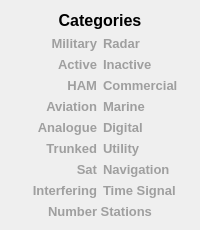
                <widget class="QWidget" name="widget_3" native="true">
                 <property name="sizePolicy">
                  <sizepolicy hsizetype="Fixed" vsizetype="Fixed">
                   <horstretch>0</horstretch>
                   <verstretch>0</verstretch>
                  </sizepolicy>
                 </property>
                 <layout class="QVBoxLayout" name="verticalLayout_2">
                  <item>
                   <widget class="QLabel" name="label_11">
                    <property name="sizePolicy">
                     <sizepolicy hsizetype="Preferred" vsizetype="Preferred">
                      <horstretch>0</horstretch>
                      <verstretch>0</verstretch>
                     </sizepolicy>
                    </property>
                    <property name="font">
                     <font>
                      <pointsize>12</pointsize>
                      <weight>75</weight>
                      <bold>true</bold>
                     </font>
                    </property>
                    <property name="text">
                     <string>Categories</string>
                    </property>
                    <property name="alignment">
                     <set>Qt::AlignBottom|Qt::AlignHCenter</set>
                    </property>
                   </widget>
                  </item>
                  <item>
                   <layout class="QHBoxLayout" name="horizontalLayout_4">
                    <item>
                     <widget class="QLabel" name="cat_mil">
                      <property name="sizePolicy">
                       <sizepolicy hsizetype="Preferred" vsizetype="Preferred">
                        <horstretch>0</horstretch>
                        <verstretch>0</verstretch>
                       </sizepolicy>
                      </property>
                      <property name="font">
                       <font>
                        <pointsize>10</pointsize>
                        <weight>75</weight>
                        <bold>true</bold>
                       </font>
                      </property>
                      <property name="styleSheet">
                       <string notr="true">color: #9f9f9f;</string>
                      </property>
                      <property name="text">
                       <string>Military</string>
                      </property>
                      <property name="alignment">
                       <set>Qt::AlignRight|Qt::AlignTrailing|Qt::AlignVCenter</set>
                      </property>
                     </widget>
                    </item>
                    <item>
                     <widget class="QLabel" name="cat_rad">
                      <property name="sizePolicy">
                       <sizepolicy hsizetype="Preferred" vsizetype="Preferred">
                        <horstretch>0</horstretch>
                        <verstretch>0</verstretch>
                       </sizepolicy>
                      </property>
                      <property name="font">
                       <font>
                        <pointsize>10</pointsize>
                        <weight>75</weight>
                        <bold>true</bold>
                       </font>
                      </property>
                      <property name="styleSheet">
                       <string notr="true">color: #9f9f9f;</string>
                      </property>
                      <property name="text">
                       <string>Radar</string>
                      </property>
                      <property name="alignment">
                       <set>Qt::AlignLeading|Qt::AlignLeft|Qt::AlignVCenter</set>
                      </property>
                     </widget>
                    </item>
                   </layout>
                  </item>
                  <item>
                   <layout class="QHBoxLayout" name="horizontalLayout_5">
                    <item>
                     <widget class="QLabel" name="cat_active">
                      <property name="sizePolicy">
                       <sizepolicy hsizetype="Preferred" vsizetype="Preferred">
                        <horstretch>0</horstretch>
                        <verstretch>0</verstretch>
                       </sizepolicy>
                      </property>
                      <property name="font">
                       <font>
                        <pointsize>10</pointsize>
                        <weight>75</weight>
                        <bold>true</bold>
                       </font>
                      </property>
                      <property name="styleSheet">
                       <string notr="true">color: #9f9f9f;</string>
                      </property>
                      <property name="text">
                       <string>Active</string>
                      </property>
                      <property name="alignment">
                       <set>Qt::AlignRight|Qt::AlignTrailing|Qt::AlignVCenter</set>
                      </property>
                     </widget>
                    </item>
                    <item>
                     <widget class="QLabel" name="cat_inactive">
                      <property name="sizePolicy">
                       <sizepolicy hsizetype="Preferred" vsizetype="Preferred">
                        <horstretch>0</horstretch>
                        <verstretch>0</verstretch>
                       </sizepolicy>
                      </property>
                      <property name="font">
                       <font>
                        <pointsize>10</pointsize>
                        <weight>75</weight>
                        <bold>true</bold>
                       </font>
                      </property>
                      <property name="styleSheet">
                       <string notr="true">color: #9f9f9f;</string>
                      </property>
                      <property name="text">
                       <string>Inactive</string>
                      </property>
                      <property name="alignment">
                       <set>Qt::AlignLeading|Qt::AlignLeft|Qt::AlignVCenter</set>
                      </property>
                     </widget>
                    </item>
                   </layout>
                  </item>
                  <item>
                   <layout class="QHBoxLayout" name="horizontalLayout_6">
                    <item>
                     <widget class="QLabel" name="cat_ham">
                      <property name="sizePolicy">
                       <sizepolicy hsizetype="Preferred" vsizetype="Preferred">
                        <horstretch>0</horstretch>
                        <verstretch>0</verstretch>
                       </sizepolicy>
                      </property>
                      <property name="font">
                       <font>
                        <pointsize>10</pointsize>
                        <weight>75</weight>
                        <bold>true</bold>
                       </font>
                      </property>
                      <property name="styleSheet">
                       <string notr="true">color: #9f9f9f;</string>
                      </property>
                      <property name="text">
                       <string>HAM</string>
                      </property>
                      <property name="alignment">
                       <set>Qt::AlignRight|Qt::AlignTrailing|Qt::AlignVCenter</set>
                      </property>
                     </widget>
                    </item>
                    <item>
                     <widget class="QLabel" name="cat_comm">
                      <property name="sizePolicy">
                       <sizepolicy hsizetype="Preferred" vsizetype="Preferred">
                        <horstretch>0</horstretch>
                        <verstretch>0</verstretch>
                       </sizepolicy>
                      </property>
                      <property name="font">
                       <font>
                        <pointsize>10</pointsize>
                        <weight>75</weight>
                        <bold>true</bold>
                       </font>
                      </property>
                      <property name="styleSheet">
                       <string notr="true">color: #9f9f9f;</string>
                      </property>
                      <property name="text">
                       <string>Commercial</string>
                      </property>
                      <property name="alignment">
                       <set>Qt::AlignLeading|Qt::AlignLeft|Qt::AlignVCenter</set>
                      </property>
                     </widget>
                    </item>
                   </layout>
                  </item>
                  <item>
                   <layout class="QHBoxLayout" name="horizontalLayout_7">
                    <item>
                     <widget class="QLabel" name="cat_avi">
                      <property name="sizePolicy">
                       <sizepolicy hsizetype="Preferred" vsizetype="Preferred">
                        <horstretch>0</horstretch>
                        <verstretch>0</verstretch>
                       </sizepolicy>
                      </property>
                      <property name="font">
                       <font>
                        <pointsize>10</pointsize>
                        <weight>75</weight>
                        <bold>true</bold>
                       </font>
                      </property>
                      <property name="styleSheet">
                       <string notr="true">color: #9f9f9f;</string>
                      </property>
                      <property name="text">
                       <string>Aviation</string>
                      </property>
                      <property name="alignment">
                       <set>Qt::AlignRight|Qt::AlignTrailing|Qt::AlignVCenter</set>
                      </property>
                     </widget>
                    </item>
                    <item>
                     <widget class="QLabel" name="cat_mar">
                      <property name="sizePolicy">
                       <sizepolicy hsizetype="Preferred" vsizetype="Preferred">
                        <horstretch>0</horstretch>
                        <verstretch>0</verstretch>
                       </sizepolicy>
                      </property>
                      <property name="font">
                       <font>
                        <pointsize>10</pointsize>
                        <weight>75</weight>
                        <bold>true</bold>
                       </font>
                      </property>
                      <property name="styleSheet">
                       <string notr="true">color: #9f9f9f;</string>
                      </property>
                      <property name="text">
                       <string>Marine</string>
                      </property>
                      <property name="alignment">
                       <set>Qt::AlignLeading|Qt::AlignLeft|Qt::AlignVCenter</set>
                      </property>
                     </widget>
                    </item>
                   </layout>
                  </item>
                  <item>
                   <layout class="QHBoxLayout" name="horizontalLayout_8">
                    <item>
                     <widget class="QLabel" name="cat_ana">
                      <property name="sizePolicy">
                       <sizepolicy hsizetype="Preferred" vsizetype="Preferred">
                        <horstretch>0</horstretch>
                        <verstretch>0</verstretch>
                       </sizepolicy>
                      </property>
                      <property name="font">
                       <font>
                        <pointsize>10</pointsize>
                        <weight>75</weight>
                        <bold>true</bold>
                       </font>
                      </property>
                      <property name="styleSheet">
                       <string notr="true">color: #9f9f9f;</string>
                      </property>
                      <property name="text">
                       <string>Analogue</string>
                      </property>
                      <property name="alignment">
                       <set>Qt::AlignRight|Qt::AlignTrailing|Qt::AlignVCenter</set>
                      </property>
                     </widget>
                    </item>
                    <item>
                     <widget class="QLabel" name="cat_dig">
                      <property name="sizePolicy">
                       <sizepolicy hsizetype="Preferred" vsizetype="Preferred">
                        <horstretch>0</horstretch>
                        <verstretch>0</verstretch>
                       </sizepolicy>
                      </property>
                      <property name="font">
                       <font>
                        <pointsize>10</pointsize>
                        <weight>75</weight>
                        <bold>true</bold>
                       </font>
                      </property>
                      <property name="styleSheet">
                       <string notr="true">color: #9f9f9f;</string>
                      </property>
                      <property name="text">
                       <string>Digital</string>
                      </property>
                      <property name="alignment">
                       <set>Qt::AlignLeading|Qt::AlignLeft|Qt::AlignVCenter</set>
                      </property>
                     </widget>
                    </item>
                   </layout>
                  </item>
                  <item>
                   <layout class="QHBoxLayout" name="horizontalLayout_9">
                    <item>
                     <widget class="QLabel" name="cat_trunked">
                      <property name="sizePolicy">
                       <sizepolicy hsizetype="Preferred" vsizetype="Preferred">
                        <horstretch>0</horstretch>
                        <verstretch>0</verstretch>
                       </sizepolicy>
                      </property>
                      <property name="font">
                       <font>
                        <pointsize>10</pointsize>
                        <weight>75</weight>
                        <bold>true</bold>
                       </font>
                      </property>
                      <property name="styleSheet">
                       <string notr="true">color: #9f9f9f;</string>
                      </property>
                      <property name="text">
                       <string>Trunked</string>
                      </property>
                      <property name="alignment">
                       <set>Qt::AlignRight|Qt::AlignTrailing|Qt::AlignVCenter</set>
                      </property>
                     </widget>
                    </item>
                    <item>
                     <widget class="QLabel" name="cat_utility">
                      <property name="sizePolicy">
                       <sizepolicy hsizetype="Preferred" vsizetype="Preferred">
                        <horstretch>0</horstretch>
                        <verstretch>0</verstretch>
                       </sizepolicy>
                      </property>
                      <property name="font">
                       <font>
                        <pointsize>10</pointsize>
                        <weight>75</weight>
                        <bold>true</bold>
                       </font>
                      </property>
                      <property name="styleSheet">
                       <string notr="true">color: #9f9f9f;</string>
                      </property>
                      <property name="text">
                       <string>Utility</string>
                      </property>
                      <property name="alignment">
                       <set>Qt::AlignLeading|Qt::AlignLeft|Qt::AlignVCenter</set>
                      </property>
                     </widget>
                    </item>
                   </layout>
                  </item>
                  <item>
                   <layout class="QHBoxLayout" name="horizontalLayout_10">
                    <item>
                     <widget class="QLabel" name="cat_sat">
                      <property name="sizePolicy">
                       <sizepolicy hsizetype="Preferred" vsizetype="Preferred">
                        <horstretch>0</horstretch>
                        <verstretch>0</verstretch>
                       </sizepolicy>
                      </property>
                      <property name="font">
                       <font>
                        <pointsize>10</pointsize>
                        <weight>75</weight>
                        <bold>true</bold>
                       </font>
                      </property>
                      <property name="styleSheet">
                       <string notr="true">color: #9f9f9f;</string>
                      </property>
                      <property name="text">
                       <string>Sat</string>
                      </property>
                      <property name="alignment">
                       <set>Qt::AlignRight|Qt::AlignTrailing|Qt::AlignVCenter</set>
                      </property>
                     </widget>
                    </item>
                    <item>
                     <widget class="QLabel" name="cat_navi">
                      <property name="sizePolicy">
                       <sizepolicy hsizetype="Preferred" vsizetype="Preferred">
                        <horstretch>0</horstretch>
                        <verstretch>0</verstretch>
                       </sizepolicy>
                      </property>
                      <property name="font">
                       <font>
                        <pointsize>10</pointsize>
                        <weight>75</weight>
                        <bold>true</bold>
                       </font>
                      </property>
                      <property name="styleSheet">
                       <string notr="true">color: #9f9f9f;</string>
                      </property>
                      <property name="text">
                       <string>Navigation</string>
                      </property>
                      <property name="alignment">
                       <set>Qt::AlignLeading|Qt::AlignLeft|Qt::AlignVCenter</set>
                      </property>
                     </widget>
                    </item>
                   </layout>
                  </item>
                  <item>
                   <layout class="QHBoxLayout" name="horizontalLayout_11">
                    <item>
                     <widget class="QLabel" name="cat_interf">
                      <property name="sizePolicy">
                       <sizepolicy hsizetype="Preferred" vsizetype="Preferred">
                        <horstretch>0</horstretch>
                        <verstretch>0</verstretch>
                       </sizepolicy>
                      </property>
                      <property name="font">
                       <font>
                        <pointsize>10</pointsize>
                        <weight>75</weight>
                        <bold>true</bold>
                       </font>
                      </property>
                      <property name="styleSheet">
                       <string notr="true">color: #9f9f9f;</string>
                      </property>
                      <property name="text">
                       <string>Interfering</string>
                      </property>
                      <property name="alignment">
                       <set>Qt::AlignRight|Qt::AlignTrailing|Qt::AlignVCenter</set>
                      </property>
                     </widget>
                    </item>
                    <item>
                     <widget class="QLabel" name="cat_time_sig">
                      <property name="sizePolicy">
                       <sizepolicy hsizetype="Preferred" vsizetype="Preferred">
                        <horstretch>0</horstretch>
                        <verstretch>0</verstretch>
                       </sizepolicy>
                      </property>
                      <property name="font">
                       <font>
                        <pointsize>10</pointsize>
                        <weight>75</weight>
                        <bold>true</bold>
                       </font>
                      </property>
                      <property name="styleSheet">
                       <string notr="true">color: #9f9f9f;</string>
                      </property>
                      <property name="text">
                       <string>Time Signal</string>
                      </property>
                      <property name="alignment">
                       <set>Qt::AlignLeading|Qt::AlignLeft|Qt::AlignVCenter</set>
                      </property>
                     </widget>
                    </item>
                   </layout>
                  </item>
                  <item>
                   <widget class="QLabel" name="cat_num_stat">
                    <property name="sizePolicy">
                     <sizepolicy hsizetype="Preferred" vsizetype="Preferred">
                      <horstretch>0</horstretch>
                      <verstretch>0</verstretch>
                     </sizepolicy>
                    </property>
                    <property name="font">
                     <font>
                      <pointsize>10</pointsize>
                      <weight>75</weight>
                      <bold>true</bold>
                     </font>
                    </property>
                    <property name="styleSheet">
                     <string notr="true">color: #9f9f9f;</string>
                    </property>
                    <property name="text">
                     <string>Number Stations</string>
                    </property>
                    <property name="alignment">
                     <set>Qt::AlignCenter</set>
                    </property>
                   </widget>
                  </item>
                 </layout>
                </widget>
